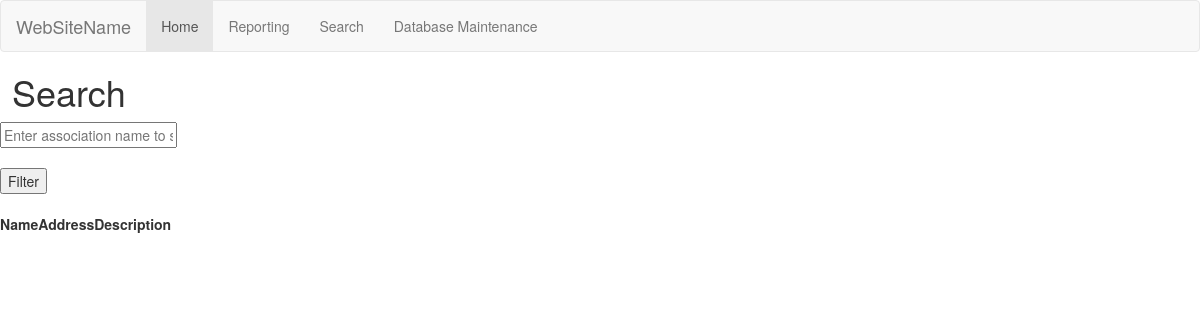
Page /search.php on the earlier database version.
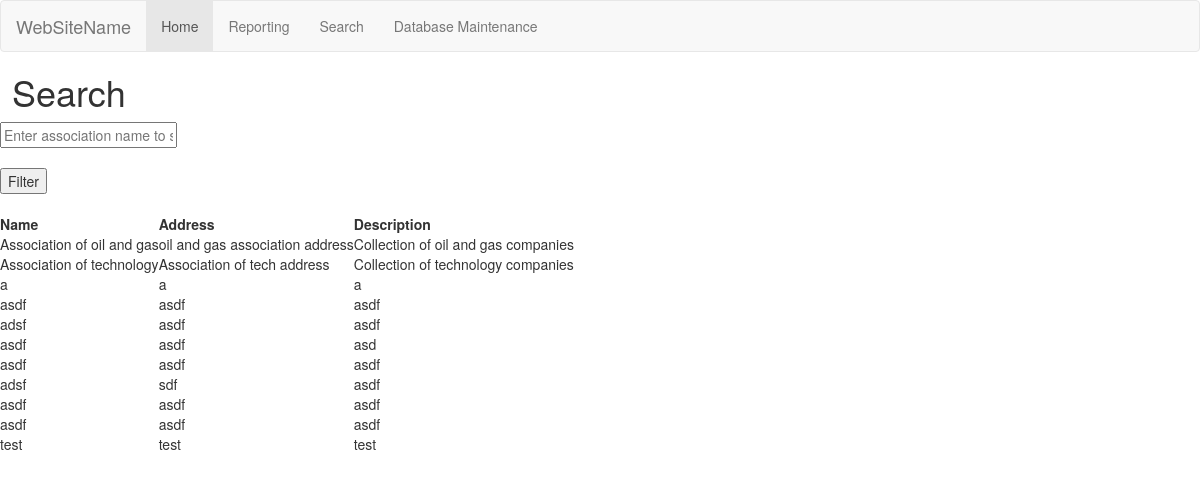
Same page on the later database version.
### tables this page shows
CREATE TABLE `Association` (
  `association_id` int(11) NOT NULL,
  `name` text NOT NULL,
  `description` text NOT NULL,
  `address` text NOT NULL
);

### search.php (the view, shortened to what this page needs)
<?php
    if(isset($_POST['search']))
    {
    }
    else
    {
        $query = "SELECT * FROM `Association`";
        $search_result = filterTable($query);
    }
    function filterTable($query)
    {
        $filter_result = mysqli_query($link, $query);
        return $filter_result;
    }
?>
<!DOCTYPE html>
<html lang="en" dir="ltr">
    <head>
        <link rel="stylesheet" href="https://maxcdn.bootstrapcdn.com/bootstrap/3.4.1/css/bootstrap.min.css">
    </head>
    <body>
        <nav class="navbar navbar-default">
            <div class="container-fluid">
                <div class="navbar-header">
                    <a class="navbar-brand" href="#">WebSiteName</a>
                </div>
                <ul class="nav navbar-nav">
                    <li class="active"><a href="/index.php">Home</a></li>
                    <li><a href="/database/reporting">Reporting</a></li>
                    <li><a href="/database/search">Search</a></li>
                    <li><a href="/database/maintenance.html">Database Maintenance</a></li>
                </ul>
            </div>
        </nav>
        <h1 style="margin-left:1%">Search</h1>
        <form>
            <input type="text" name="associationSearch" placeholder="Enter association name to search for"><br><br>
            <input type="submit" name="search" value="Filter"><br><br>
            <table>
                <tr>
                    <th>Name</th>
                    <th>Address</th>
                    <th>Description</th>
                </tr>
                <?php while($row = mysqli_fetch_array($search_result)):?>
                <tr>
                    <td><?php echo $row['name'] ?></td>
                    <td><?php echo $row['address'] ?></td>
                    <td><?php echo $row['description'] ?></td>
                </tr>
                <?php endwhile; ?>
            </table>
        </form>
    </body>
</html>

Differences in the rows shown:
added association: name "Association of oil and gas", address "oil and gas association address", description "Collection of oil and gas companies"
added association: name "Association of technology", address "Association of tech address", description "Collection of technology companies"
added association: name "a", address "a", description "a"
added association: name "asdf", address "asdf", description "asdf"
added association: name "adsf", address "asdf", description "asdf"
added association: name "asdf", address "asdf", description "asd"
added association: name "asdf", address "asdf", description "asdf"
added association: name "adsf", address "sdf", description "asdf"
added association: name "asdf", address "asdf", description "asdf"
added association: name "asdf", address "asdf", description "asdf"
added association: name "test", address "test", description "test"
